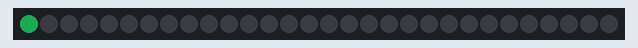
A sketch run on a simulated Arduino Uno, built with avr-gcc and run on an emulated ATmega328P. On the bench: 30 RGB LEDs in strip order, left to right. Dim RGB values are drawn brighter than linear; random numbers use the default seed unless the sketch sets one.

Above: at 0.16 s.
At 5.06 s:
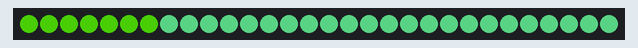
At 10.12 s:
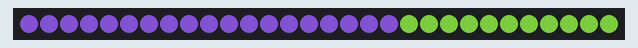
At 19.93 s:
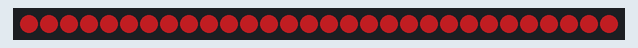
At 29.74 s:
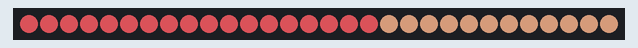
At 39.54 s:
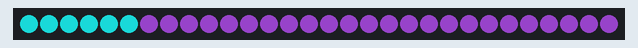

The sketch:

01-UpAndBack.ino
```cpp
#include <Adafruit_NeoPixel.h>

int PIN = 6;
int NUMPIXELS = 30;
int DELAY = 25;

Adafruit_NeoPixel pixels = Adafruit_NeoPixel(NUMPIXELS, PIN, NEO_GRB + NEO_KHZ800);
void setup() {
  pixels.begin();
}

void loop() {
    // pick a random color each time
  int r = random(150);
  int g = random(150);
  int b = random(150);

  for( int i = 0; i < NUMPIXELS; i++) {
    pixels.setPixelColor(i, pixels.Color(r,g,b));
    pixels.show();
    delay(DELAY);
  }

  r = random(150);
  g = random(150);
  b = random(150);

  for( int i = NUMPIXELS; i > 0; i--) {
    pixels.setPixelColor(i, pixels.Color(r,g,b));
    pixels.show();
    delay(DELAY);
  }

}
```
